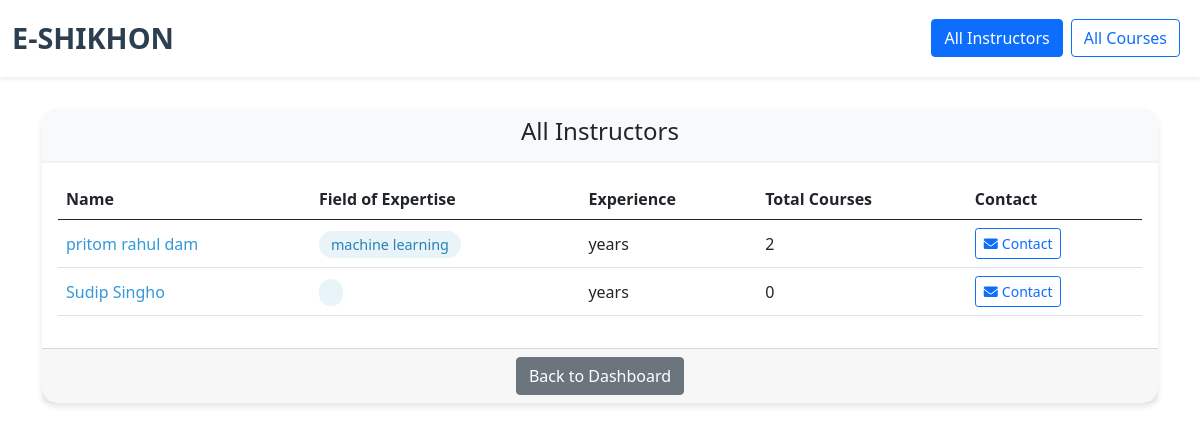
The app's page /viewinstructor.php with its own data.
### tables this page shows
CREATE TABLE `instructor` (
  `id` int(11) NOT NULL,
  `email` varchar(255) NOT NULL,
  `password` varchar(255) NOT NULL,
  `full_name` varchar(100) NOT NULL,
  `phone` varchar(20) DEFAULT NULL,
  `profile_image` varchar(200) DEFAULT NULL,
  `bio` text DEFAULT NULL,
  `field_expertise` varchar(100) DEFAULT NULL,
  `experience_years` varchar(255) DEFAULT NULL,
  `portfolio_link` varchar(255) DEFAULT NULL,
  `created_at` datetime DEFAULT current_timestamp(),
  `status` enum('active','banned') DEFAULT 'active'
);

### viewinstructor.php (the view, shortened to what this page needs)
<?php
$conn = mysqli_connect("localhost", "root", "", "project");
$sql = "SELECT i.*,
        (SELECT COUNT(*) FROM courses WHERE instructor_id = i.id) as total_courses
        FROM instructor i
        WHERE i.status = 'active'
        ORDER BY total_courses DESC";
$result = mysqli_query($conn, $sql);
?>
<!doctype html>
<html lang="en">
<head>
    <link href="https://cdn.jsdelivr.net/npm/bootstrap@5.0.2/dist/css/bootstrap.min.css" rel="stylesheet">
    <link href="https://cdnjs.cloudflare.com/ajax/libs/font-awesome/6.0.0-beta3/css/all.min.css" rel="stylesheet">
</head>
<body>
    <nav class="navbar navbar-expand-lg navbar-light">
        <div class="container-fluid">
            <a class="navbar-brand" href="loguser.php"><h1>E-SHIKHON</h1></a>
            <div class="d-flex">
                <a class="btn btn-outline-primary me-2 active" href="viewinstructor.php">All Instructors</a>
                <a class="btn btn-outline-primary me-2" href="all_courses.php">All Courses</a>
            </div>
        </div>
    </nav>
    <div class="container">
        <div class="row justify-content-center">
            <div class="col-md-12">
                <div class="card">
                    <div class="card-header text-center">
                        <h4>All Instructors</h4>
                    </div>
                    <div class="card-body">
                        <table class="table table-hover">
                            <thead>
                                <tr>
                                    <th scope="col">Name</th>
                                    <th scope="col">Field of Expertise</th>
                                    <th scope="col">Experience</th>
                                    <th scope="col">Total Courses</th>
                                    <th scope="col">Contact</th>
                                </tr>
                            </thead>
                            <tbody>
                                <?php
                                if (mysqli_num_rows($result) > 0) {
                                    while ($instructor = mysqli_fetch_assoc($result)) {
                                ?>
                                    <tr>
                                        <td>
                                            <a href="view_instructor_profile.php?id=<?php echo $instructor['id']; ?>" class="btn-link">
                                                <?php echo htmlspecialchars($instructor['full_name']); ?>
                                            </a>
                                        </td>
                                        <td>
                                            <span class="field-expertise">
                                                <?php echo htmlspecialchars($instructor['field_expertise']); ?>
                                            </span>
                                        </td>
                                        <td><?php echo htmlspecialchars($instructor['experience_years']); ?> years</td>
                                        <td><?php echo htmlspecialchars($instructor['total_courses']); ?></td>
                                        <td>
                                            <a href="mailto:<?php echo htmlspecialchars($instructor['email']); ?>" class="btn btn-sm btn-outline-primary">
                                                <i class="fas fa-envelope me-1"></i>Contact
                                            </a>
                                        </td>
                                    </tr>
                                <?php
                                    }
                                } else {
                                ?>
                                    <tr>
                                        <td colspan="5" class="text-center">No instructors found.</td>
                                    </tr>
                                <?php
                                }
                                ?>
                            </tbody>
                        </table>
                    </div>
                    <div class="card-footer text-center">
                        <a href="loguser.php" class="btn btn-secondary">Back to Dashboard</a>
                    </div>
                </div>
            </div>
        </div>
    </div>
</body>
</html>

### viewinstructor.php (style rules this page uses)
.navbar { background-color: #ffffff !important; box-shadow: 0 2px 4px rgba(0,0,0,0.08); padding: 1rem 0; margin-bottom: 2rem; }
.navbar-brand h1 { color: #2c3e50; font-size: 1.8rem; font-weight: 700; margin: 0; }
.table th, .table td { vertical-align: middle; }
.btn-link { text-decoration: none; color: #3498db; font-weight: 500; }
.card { border: none; border-radius: 15px; box-shadow: 0 4px 6px rgba(0, 0, 0, 0.1); }
.card-header { background-color: #f8f9fa; border-bottom: 2px solid #f0f2f5; border-radius: 15px 15px 0 0 !important; }
.field-expertise { background-color: #e8f4f8; padding: 0.25rem 0.75rem; border-radius: 15px; font-size: 0.9rem; color: #2980b9; }

### records on screen
instructor: full_name "pritom rahul dam", field_expertise "machine learning", total_courses "2"
instructor: full_name "Sudip Singho", total_courses "0"
